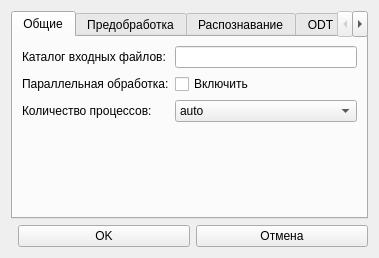
<?xml version="1.0" encoding="UTF-8"?>
<ui version="4.0">
 <class>SettingsDialog</class>
 <widget class="QDialog" name="SettingsDialog">
  <property name="windowTitle">
   <string>Настройки OCRtoODT</string>
  </property>
  <layout class="QVBoxLayout" name="verticalLayoutMain">
   <item>
    <widget class="QTabWidget" name="tabWidget">

     <!-- Вкладка 1: Общие -->
     <widget class="QWidget" name="tabGeneral">
      <attribute name="title">
       <string>Общие</string>
      </attribute>
      <layout class="QFormLayout" name="formLayoutGeneral">
       <item row="0" column="0">
        <widget class="QLabel" name="lblInputDir">
         <property name="text"><string>Каталог входных файлов:</string></property>
        </widget>
       </item>
       <item row="0" column="1">
        <widget class="QLineEdit" name="editInputDir"/>
       </item>

       <item row="1" column="0">
        <widget class="QLabel" name="lblParallel">
         <property name="text"><string>Параллельная обработка:</string></property>
        </widget>
       </item>
       <item row="1" column="1">
        <widget class="QCheckBox" name="chkParallel">
         <property name="text"><string>Включить</string></property>
        </widget>
       </item>

       <item row="2" column="0">
        <widget class="QLabel" name="lblProcesses">
         <property name="text">
          <string>Количество процессов:</string>
         </property>
        </widget>
       </item>
       <item row="2" column="1">
        <widget class="QComboBox" name="comboProcesses">
         <property name="toolTip">
          <string>Выберите количество параллельных процессов.
Используйте 'auto', чтобы автоматически использовать все доступные ядра CPU (рекомендуется).</string>
         </property>
         <item><property name="text"><string>auto</string></property></item>
         <item><property name="text"><string>1</string></property></item>
         <item><property name="text"><string>2</string></property></item>
         <item><property name="text"><string>3</string></property></item>
         <item><property name="text"><string>4</string></property></item>
         <item><property name="text"><string>5</string></property></item>
         <item><property name="text"><string>6</string></property></item>
         <item><property name="text"><string>7</string></property></item>
         <item><property name="text"><string>8</string></property></item>
         <item><property name="text"><string>9</string></property></item>
         <item><property name="text"><string>10</string></property></item>
         <item><property name="text"><string>11</string></property></item>
         <item><property name="text"><string>12</string></property></item>
         <item><property name="text"><string>13</string></property></item>
         <item><property name="text"><string>14</string></property></item>
         <item><property name="text"><string>15</string></property></item>
         <item><property name="text"><string>16</string></property></item>
         <item><property name="text"><string>17</string></property></item>
         <item><property name="text"><string>18</string></property></item>
         <item><property name="text"><string>19</string></property></item>
         <item><property name="text"><string>20</string></property></item>
         <item><property name="text"><string>21</string></property></item>
         <item><property name="text"><string>22</string></property></item>
         <item><property name="text"><string>23</string></property></item>
         <item><property name="text"><string>24</string></property></item>
         <item><property name="text"><string>25</string></property></item>
         <item><property name="text"><string>26</string></property></item>
         <item><property name="text"><string>27</string></property></item>
         <item><property name="text"><string>28</string></property></item>
         <item><property name="text"><string>29</string></property></item>
         <item><property name="text"><string>30</string></property></item>
         <item><property name="text"><string>31</string></property></item>
         <item><property name="text"><string>32</string></property></item>
        </widget>
       </item>
      </layout>
     </widget>

     <!-- Вкладка 2: Предобработка -->
     <widget class="QWidget" name="tabPreprocess">
      <attribute name="title"><string>Предобработка</string></attribute>
      <layout class="QVBoxLayout" name="layoutPreproc">
       <item><widget class="QCheckBox" name="chkGrayscale"><property name="text"><string>Преобразовать в оттенки серого</string></property></widget></item>
       <item><widget class="QCheckBox" name="chkDenoise"><property name="text"><string>Удалить шум (медианный фильтр)</string></property></widget></item>
       <item><widget class="QCheckBox" name="chkContrast"><property name="text"><string>Повысить контраст (CLAHE)</string></property></widget></item>
       <item><widget class="QCheckBox" name="chkBinarize"><property name="text"><string>Бинаризация (Otsu)</string></property></widget></item>
       <item><widget class="QCheckBox" name="chkSharpen"><property name="text"><string>Резкость краёв</string></property></widget></item>
      </layout>
     </widget>

     <!-- Вкладка 3: Распознавание -->
     <widget class="QWidget" name="tabRecognition">
      <attribute name="title"><string>Распознавание</string></attribute>
      <layout class="QFormLayout" name="formLayoutRecog">
       <item row="0" column="0">
        <widget class="QLabel" name="lblLanguage"><property name="text"><string>Язык Tesseract:</string></property></widget>
       </item>
       <item row="0" column="1">
        <widget class="QComboBox" name="comboLang">
         <item><property name="text"><string>rus+eng</string></property></item>
         <item><property name="text"><string>rus</string></property></item>
         <item><property name="text"><string>eng</string></property></item>
        </widget>
       </item>

       <item row="1" column="0">
        <widget class="QLabel" name="lblIndentMin"><property name="text"><string>Мин. отступ абзаца:</string></property></widget>
       </item>
       <item row="1" column="1">
        <widget class="QDoubleSpinBox" name="spinIndentMin">
         <property name="value"><double>2.0</double></property>
         <property name="singleStep"><double>0.5</double></property>
         <property name="suffix"><string> мм</string></property>
        </widget>
       </item>

       <item row="2" column="0">
        <widget class="QLabel" name="lblIndentMax"><property name="text"><string>Макс. отступ абзаца:</string></property></widget>
       </item>
       <item row="2" column="1">
        <widget class="QDoubleSpinBox" name="spinIndentMax">
         <property name="value"><double>10.0</double></property>
         <property name="singleStep"><double>0.5</double></property>
         <property name="suffix"><string> мм</string></property>
        </widget>
       </item>

        <item row="3" column="0" colspan="2">
         <widget class="QCheckBox" name="chkNotifyOnFinish">
          <property name="text">
           <string>Показывать окно уведомления после завершения OCR</string>
          </property>
         </widget>
        </item>
        <item row="4" column="0" colspan="2">
         <widget class="QCheckBox" name="chkSoundOnFinish">
          <property name="text">
           <string>Проигрывать звук после завершения OCR</string>
          </property>
         </widget>
        </item>

        <item row="5" column="0" colspan="2">
         <widget class="QPushButton" name="btnTestSound">
          <property name="text">
           <string>🔊 Тест звука</string>
          </property>
         </widget>
        </item>



      </layout>
     </widget>

     <!-- Вкладка 4: ODT -->
     <widget class="QWidget" name="tabODT">
      <attribute name="title"><string>ODT</string></attribute>
      <layout class="QFormLayout" name="formLayoutODT">
       <item row="0" column="0"><widget class="QLabel" name="lblFont"><property name="text"><string>Шрифт:</string></property></widget></item>
       <item row="0" column="1">
        <widget class="QComboBox" name="comboFont">
         <item><property name="text"><string>Times New Roman</string></property></item>
         <item><property name="text"><string>Arial</string></property></item>
         <item><property name="text"><string>Calibri</string></property></item>
        </widget>
       </item>

       <item row="1" column="0"><widget class="QLabel" name="lblMargins"><property name="text"><string>Поля (мм):</string></property></widget></item>
       <item row="1" column="1"><widget class="QLineEdit" name="editMargins"><property name="placeholderText"><string>20, 15, 20, 15</string></property></widget></item>

       <item row="2" column="0"><widget class="QLabel" name="lblAlign"><property name="text"><string>Выравнивание:</string></property></widget></item>
       <item row="2" column="1">
        <widget class="QComboBox" name="comboAlign">
         <item><property name="text"><string>По левому краю</string></property></item>
         <item><property name="text"><string>По центру</string></property></item>
         <item><property name="text"><string>По ширине</string></property></item>
        </widget>
       </item>

       <item row="3" column="0"><widget class="QLabel" name="lblDefGap"><property name="text"><string>Порог разрыва абзаца:</string></property></widget></item>
       <item row="3" column="1">
        <widget class="QDoubleSpinBox" name="spinDefGap">
         <property name="value"><double>1.20</double></property>
         <property name="singleStep"><double>0.1</double></property>
         <property name="suffix"><string> мм</string></property>
        </widget>
       </item>
      </layout>
     </widget>

    <!-- Вкладка 5: Интерфейс -->
    <widget class="QWidget" name="tabInterface">
     <attribute name="title"><string>Интерфейс</string></attribute>
     <layout class="QFormLayout" name="formLayoutUI">

      <item row="0" column="0">
       <widget class="QLabel" name="lblTheme">
        <property name="text"><string>Тема оформления:</string></property>
       </widget>
      </item>
      <item row="0" column="1">
       <widget class="QComboBox" name="comboTheme">
        <item><property name="text"><string>Светлая</string></property></item>
        <item><property name="text"><string>Тёмная</string></property></item>
       </widget>
      </item>

      <item row="1" column="0">
       <widget class="QLabel" name="lblFontSize">
        <property name="text"><string>Размер шрифта логов:</string></property>
       </widget>
      </item>
      <item row="1" column="1">
       <widget class="QSpinBox" name="spinFontSize">
        <property name="minimum"><number>8</number></property>
        <property name="maximum"><number>20</number></property>
        <property name="value"><number>10</number></property>
       </widget>
      </item>

     </layout>
    </widget>

    </widget>
   </item>

   <!-- Нижние кнопки -->
   <item>
    <layout class="QHBoxLayout" name="layoutButtons">
     <item><spacer name="horizontalSpacer"><property name="orientation"><enum>Qt::Horizontal</enum></property></spacer></item>
     <item><widget class="QPushButton" name="btnOK"><property name="text"><string>OK</string></property></widget></item>
     <item><widget class="QPushButton" name="btnCancel"><property name="text"><string>Отмена</string></property></widget></item>
    </layout>
   </item>

  </layout>
 </widget>
 <resources/>
 <connections/>
</ui>
